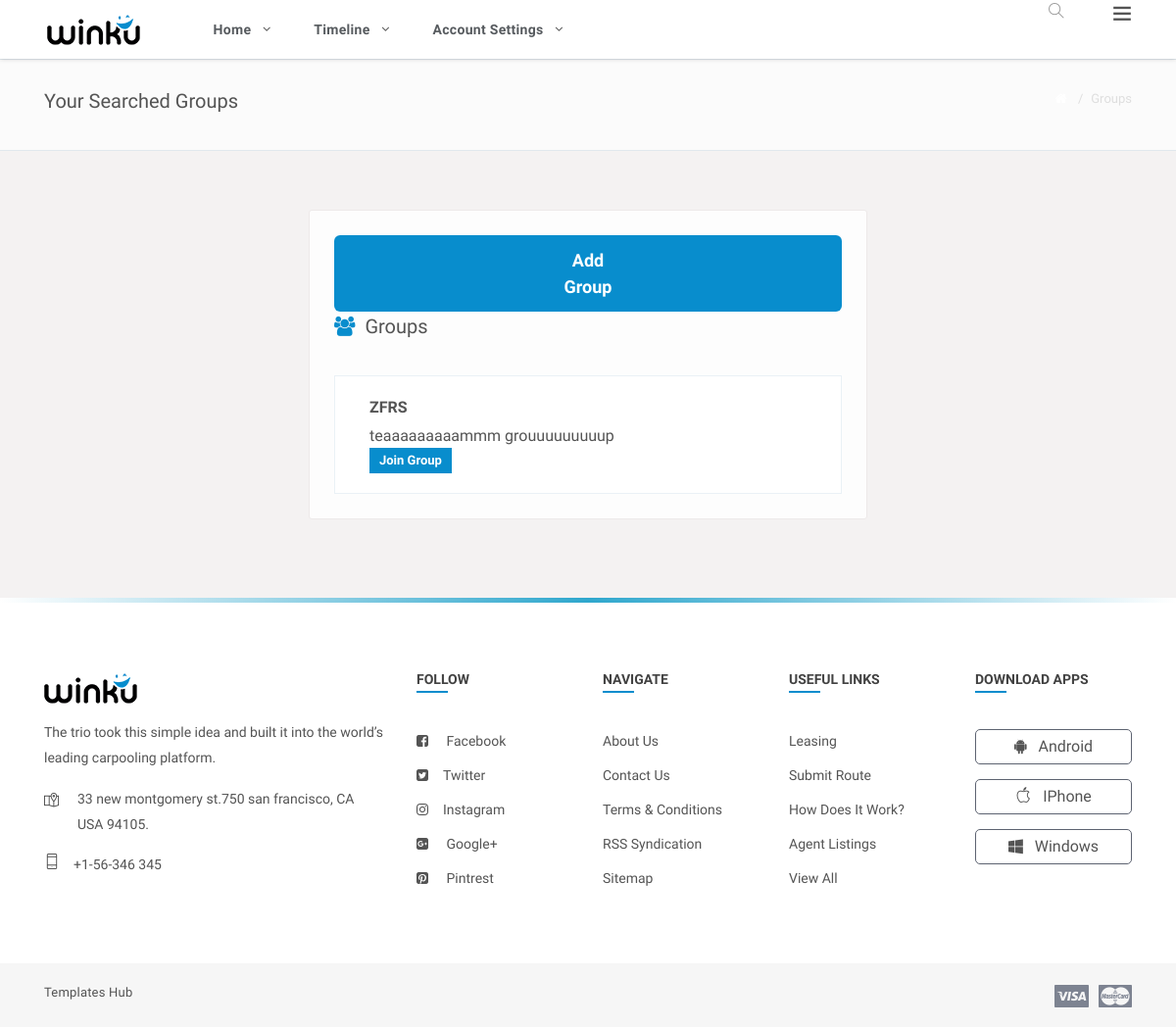
Page /linkedIn/Views/Group/joinGroup.php (signed in) on the earlier database version.
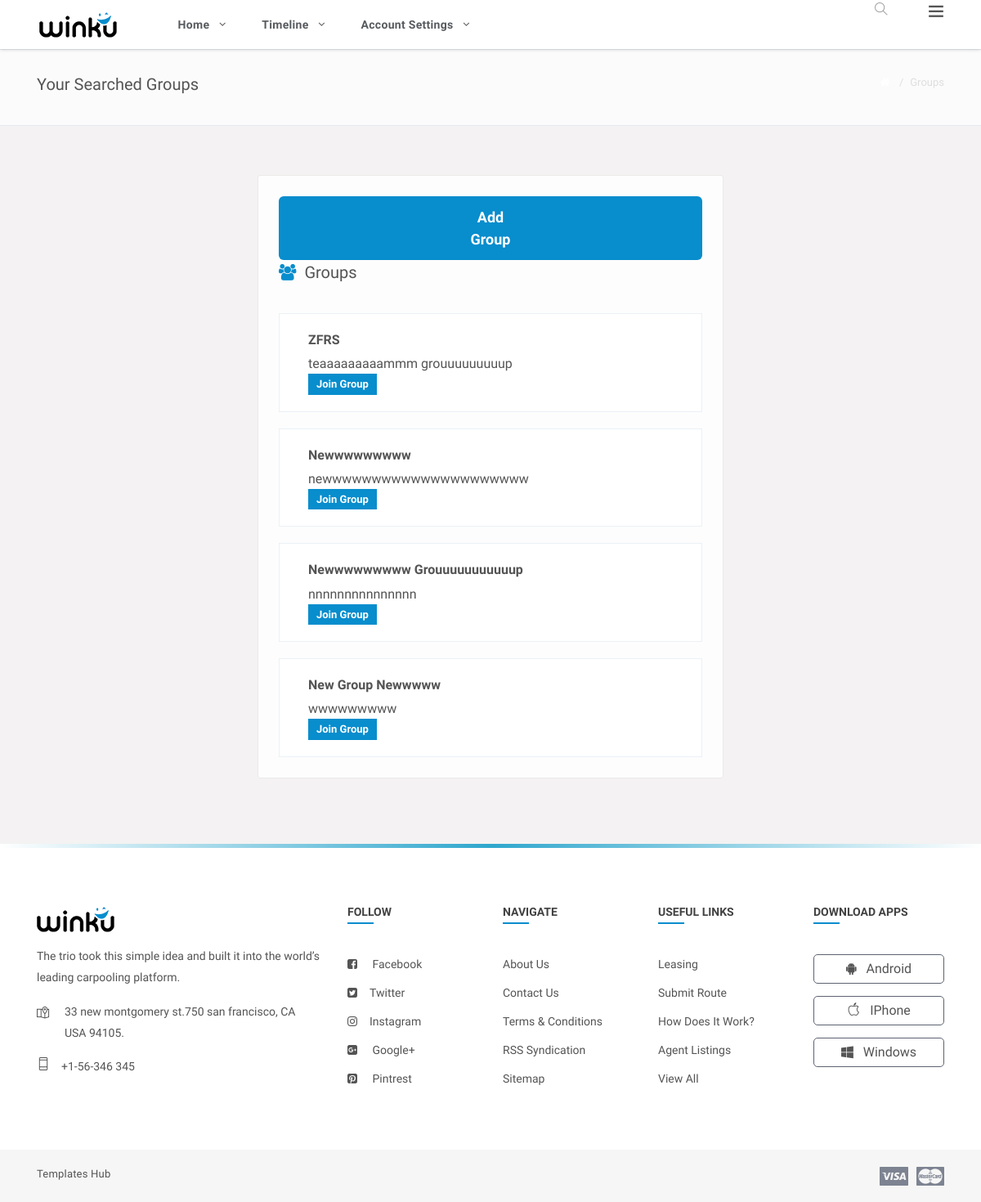
Same page on the later database version.
### tables this page shows
CREATE TABLE `groups` (
  `groupId` int(11) NOT NULL,
  `name` varchar(100) NOT NULL,
  `description` varchar(500) NOT NULL,
  `adminId` int(11) NOT NULL
);

### linkedIn/Controllers/DBController.php (called while the page is built, shortened)
<?php
class DBController
{
    public $dbHost = "localhost";
    public $dbUser = "root";
    public $dbPassword = "";
    public $dbName = "linkedin";
    public $connection;
    public function __construct() {
        try {
            $this->connection = new mysqli($this->dbHost, $this->dbUser, $this->dbPassword, $this->dbName);
        } catch (Exception $e) {
            error_log("Error in DBController: " . $e->getMessage());
            throw $e;
        }
    }
    public function openConnection()
    {
        $this->connection = new mysqli($this->dbHost, $this->dbUser, $this->dbPassword, $this->dbName);
        if ($this->connection->connect_error) {
            echo "Error in Connection : " . $this->connection->connect_error;
            return false;
        } else {
            return true;
        }
    }
    public function select($qry)
    {
        $result = $this->connection->query($qry);
        if (!$result) {
            echo "Error : " . mysqli_error($this->connection);
            return false;
        } else {
            return $result->fetch_all(MYSQLI_ASSOC);
        }
    }
}
?>

### linkedIn/Controllers/GroupController.php (called while the page is built, shortened)
<?php
require_once '../../Controllers/DBController.php';
class GroupController
{
    public function __construct()
    {
        $this->db = new DBController();
    }
    public function getAllGroups($userId)
    {
        $this->db = new DBController();
        if ($this->db->openConnection()) {
            $userId = (int) $userId;
            $query = "select * from groups where groupId NOT IN (
            select groupId from groupmembers where userId = $userId
            )";
            return $this->db->select($query);
        } else {
            echo "Error in Database Connection";
            return false;
        }
    }
}

### linkedIn/Views/shared/sessionControl.php (called while the page is built, shortened)
<?php
if(isset($_SESSION['userId']))
{
    $userId = $_SESSION['userId'];
}
else
{
    header('location: ../Auth/login.php ');
    exit();
}
?>

### linkedIn/Views/Group/joinGroup.php (the view, shortened to what the changed rows need)
<?php
require_once  '../../Controllers/GroupController.php';
require_once '../shared/sessionControl.php';
$groupController = new GroupController();
$groups = $groupController->getAllGroups($userId);
?>
<!DOCTYPE html>
<html lang="en">
<head>
    <link rel="stylesheet" href="../../Assets/css/main.min.css">
    <link rel="stylesheet" href="../../Assets/css/style.css">
    <link rel="stylesheet" href="../../Assets/css/color.css">
    <link rel="stylesheet" href="../../Assets/css/responsive.css">
</head>
<body>
    <div class="theme-layout">
        <section>
            <div class="page-header">
                <div class="header-inner">
                    <h2>your Searched Groups</h2>
                </div>
            </div>
        </section>
        <section>
            <div class="gap gray-bg">
                <div class="container-fluid">
                    <div class="row">
                        <div class="col-lg-12">
                            <div class="row" id="page-contents">
                                <div class="col-lg-6">
                                    <div class="central-meta">
                                        <ul class="nearby-contct">
                                            <?php if (!empty($groups)): ?>
                                                <?php foreach ($groups as $group): ?>
                                                    <li>
                                                        <div class="nearly-pepls">
                                                            <div class="pepl-info">
                                                                <h4><a href="time-line.html" title=""><?php echo $group['name'] ?></a></h4>
                                                                <br>
                                                                <h11><a href="time-line.html" title=""><?php echo $group['description'] ?></a></h11>
                                                                <form action="joinGroup.php" method="POST">
                                                                    <button type="submit" class="mtr-butn">Join Group</button>
                                                                </form>
                                                            </div>
                                                        </div>
                                                    </li>
                                                <?php endforeach; ?>
                                            <?php else: ?><p>No Groups Found. </p> <?php endif; ?>
                                        </ul>
                                    </div>
                                </div>
                            </div>
                        </div>
                    </div>
                </div>
            </div>
        </section>
        <?php require_once '../shared/footer.php'; ?>
</body>
</html>

Differences in the rows shown:
added groups: name "Newwwwwwwww", description "newwwwwwwwwwwwwwwwwwwww"
added groups: name "Newwwwwwwww Grouuuuuuuuuuup", description "nnnnnnnnnnnnnnn"
added groups: name "New Group Newwwww", description "wwwwwwwww"
